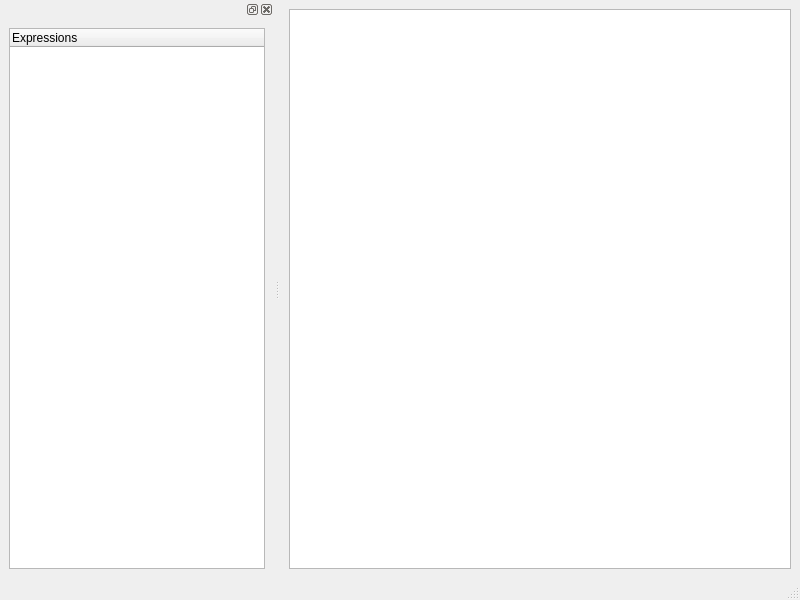
<?xml version="1.0" encoding="UTF-8"?>
<ui version="4.0">
 <class>ExpressionEditor</class>
 <widget class="QMainWindow" name="ExpressionEditor">
  <property name="windowModality">
   <enum>Qt::ApplicationModal</enum>
  </property>
  <property name="geometry">
   <rect>
    <x>0</x>
    <y>0</y>
    <width>800</width>
    <height>600</height>
   </rect>
  </property>
  <property name="windowTitle">
   <string>Expression Editor</string>
  </property>
  <widget class="QWidget" name="centralwidget">
   <layout class="QGridLayout" name="gridLayout_2">
    <item row="0" column="0">
     <widget class="QGraphicsView" name="view"/>
    </item>
   </layout>
  </widget>
  <widget class="QMenuBar" name="menubar">
   <property name="geometry">
    <rect>
     <x>0</x>
     <y>0</y>
     <width>800</width>
     <height>21</height>
    </rect>
   </property>
  </widget>
  <widget class="QStatusBar" name="statusbar"/>
  <widget class="QDockWidget" name="dockWidget">
   <attribute name="dockWidgetArea">
    <number>1</number>
   </attribute>
   <widget class="QWidget" name="dockWidgetContents">
    <layout class="QGridLayout" name="gridLayout">
     <item row="0" column="0">
      <widget class="QTreeWidget" name="tree">
       <column>
        <property name="text">
         <string>Expressions</string>
        </property>
       </column>
      </widget>
     </item>
    </layout>
   </widget>
  </widget>
 </widget>
 <resources/>
 <connections/>
</ui>
